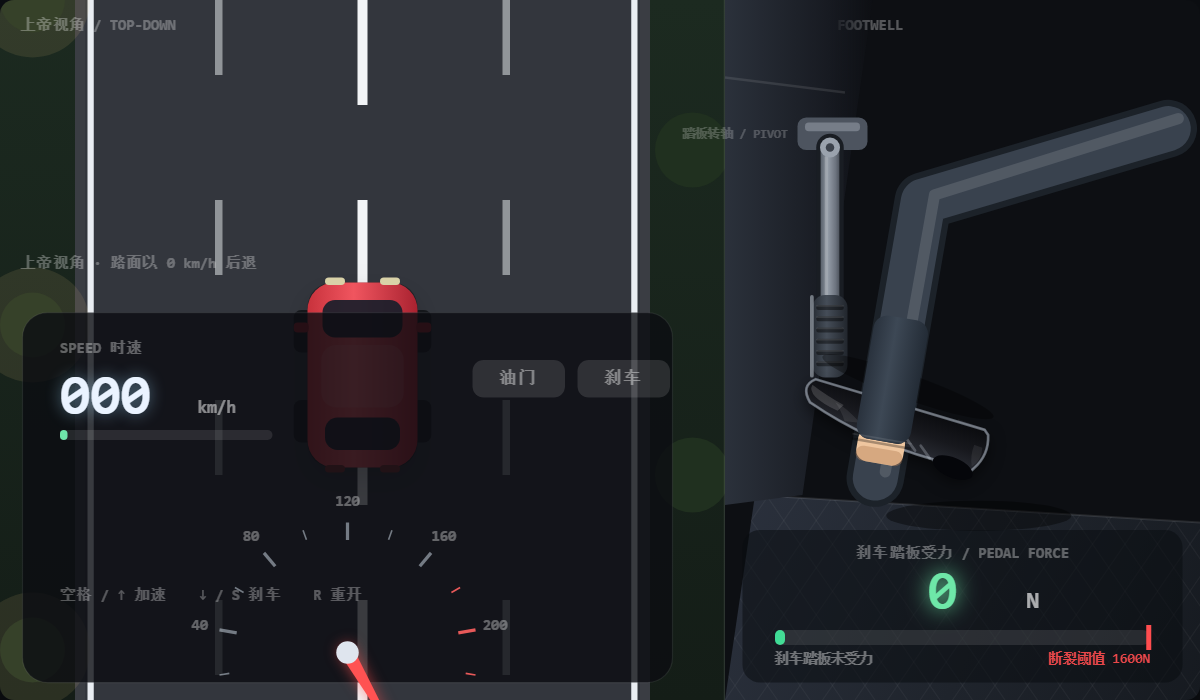
#> input picture shots/01-idle.png, 1200 x 700 px
$ python -i crop-shots.py   (imports and definitions only)
#> lines starting #> are read from the running program, lines starting #| are printed output that depends on the picture; after the words box and inside, x2 and y2 are one past the last pixel; in counts of white or black regions, pixels touching at a corner belong together
#> further down, picture is the input picture: PIL image 1200x700 RGB; mean R, G, B 34.6, 37.3, 41.7
"""把手机截图按内容自动裁边（去掉大片空白），并缩到合适宽度。"""
import sys, glob, os
from PIL import Image, ImageChops, ImageOps

BG = (13, 15, 19)          # 页面背景色 #0d0f13
THRESH = 10                # 与背景的差异阈值

def content_box(im, tol=THRESH):
    """找出与背景色不同的像素范围。"""
#> called with tol = 10
    bg = Image.new("RGB", im.size, BG)
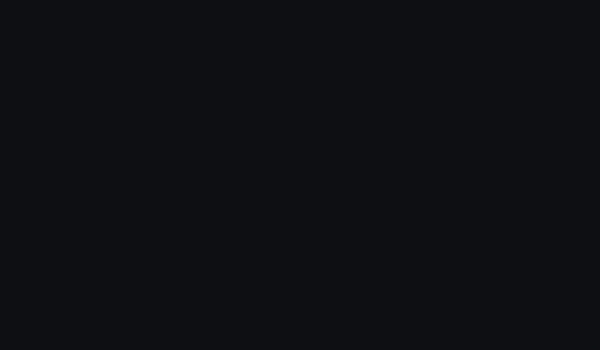
#> bg: PIL image 1200x700 RGB (shown at 1/2 size); mean R, G, B 13, 15, 19
    diff = ImageChops.difference(im.convert("RGB"), bg).convert("L")
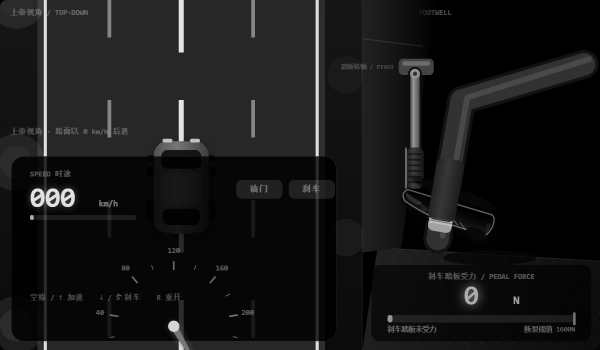
#> diff: PIL image 1200x700 L (shown at 1/2 size); min 0, max 229, mean 22.3
    mask = diff.point(lambda v: 255 if v > tol else 0)
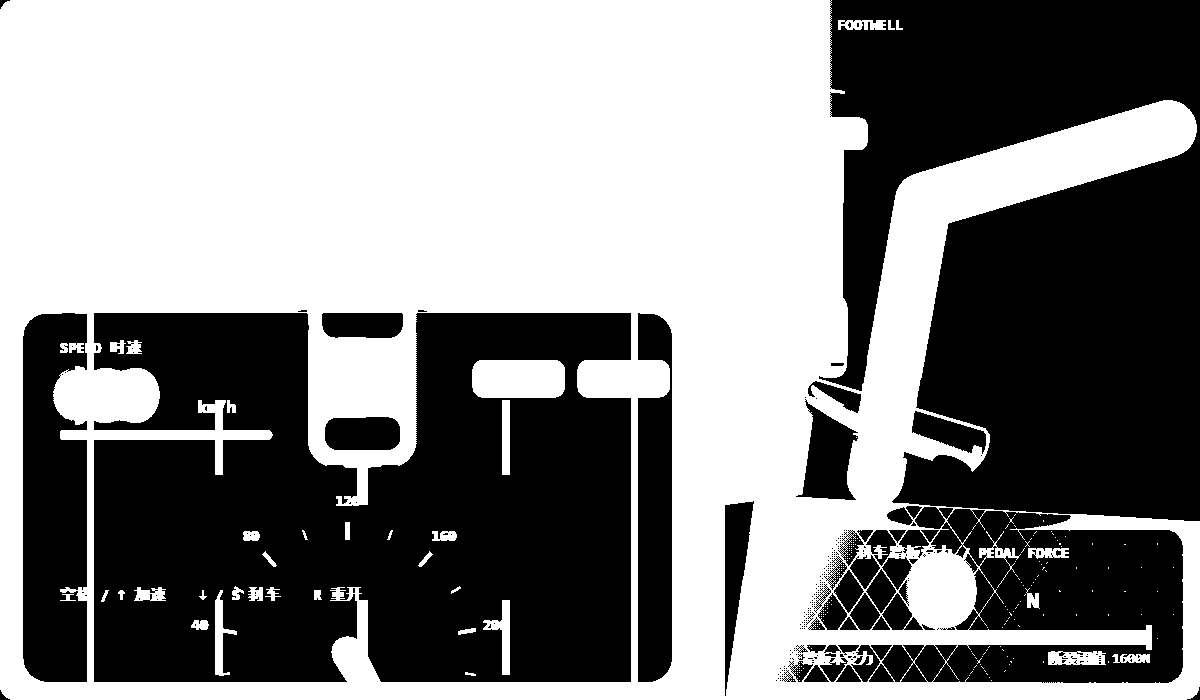
#> mask: PIL image 1200x700 L; 52.7% white; 258 black regions (206 under 20 px), largest, box (x1, y1, x2, y2) and area: (94, 313, 631, 682) 163449, (819, 0, 1200, 521) 144825, (851, 507, 1183, 683) 34087
    return mask.getbbox()

# [13 lines left out: function process, not called in this run]

# [4 lines not run here, left out]

>>> from PIL import Image
>>> picture = Image.open('../shots/01-idle.png')
>>> result = content_box(picture)
#> result = (0, 0, 1200, 700)

$ run again, on shots/05-pedal-broken.png
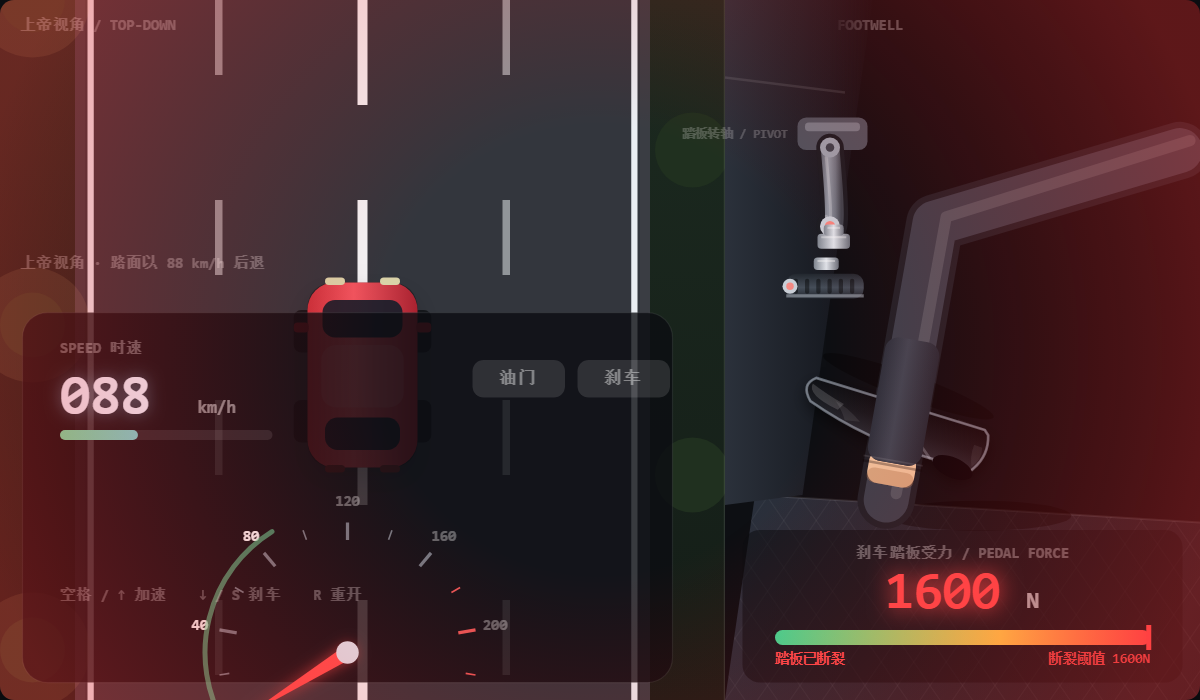
#> input picture shots/05-pedal-broken.png, 1200 x 700 px
#> picture is the input picture: PIL image 1200x700 RGB; mean R, G, B 64.6, 36.9, 40.2
#> in content_box, `diff = ImageChops.difference(im.convert("RGB"), bg).convert("L")`:
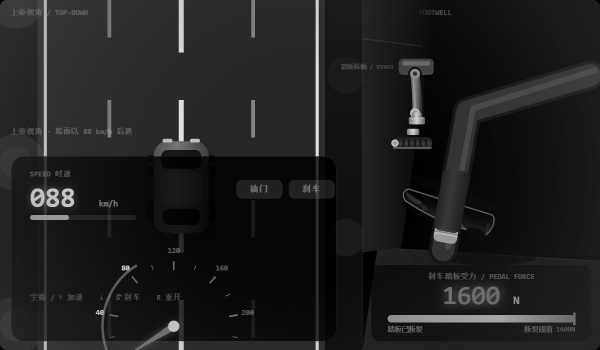
#> diff: PIL image 1200x700 L (shown at 1/2 size); min 0, max 225, mean 30.8
#> in content_box, `mask = diff.point(lambda v: 255 if v > tol else 0)`:
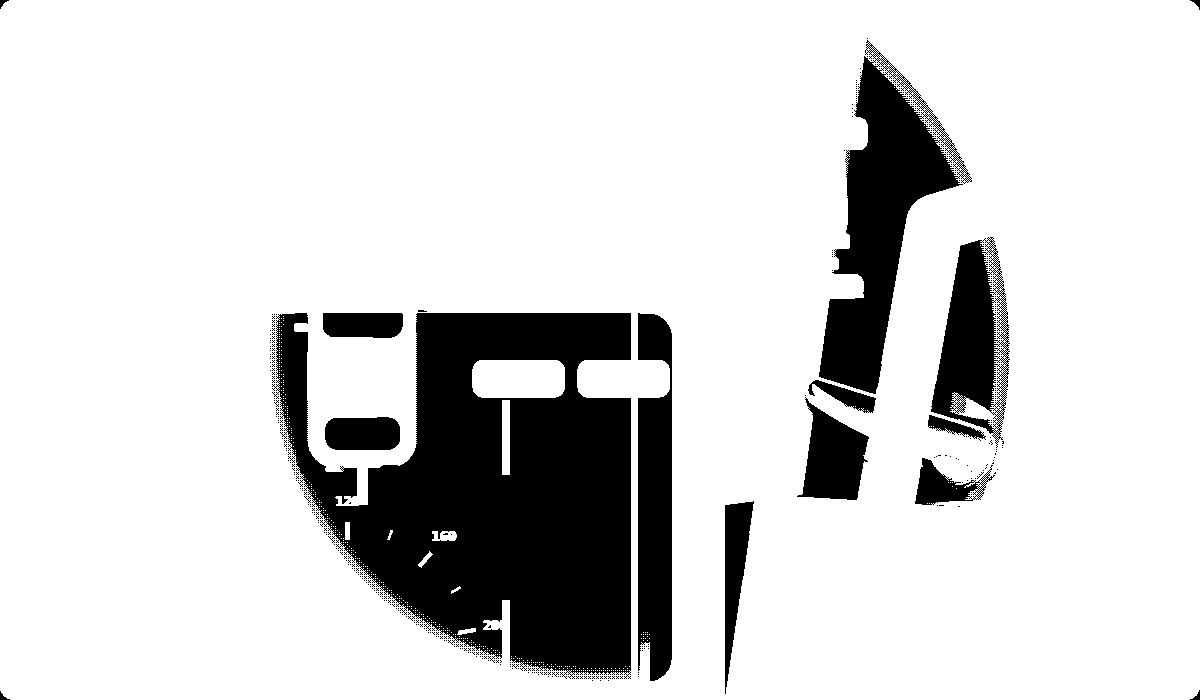
#> mask: PIL image 1200x700 L; 83.8% white; 364 black regions (349 under 20 px), largest, box (x1, y1, x2, y2) and area: (272, 313, 631, 679) 80721, (819, 40, 972, 394) 20578, (638, 313, 672, 681) 10676
#> result = (0, 0, 1200, 700)

$ run again, on shots/06-game-over.png
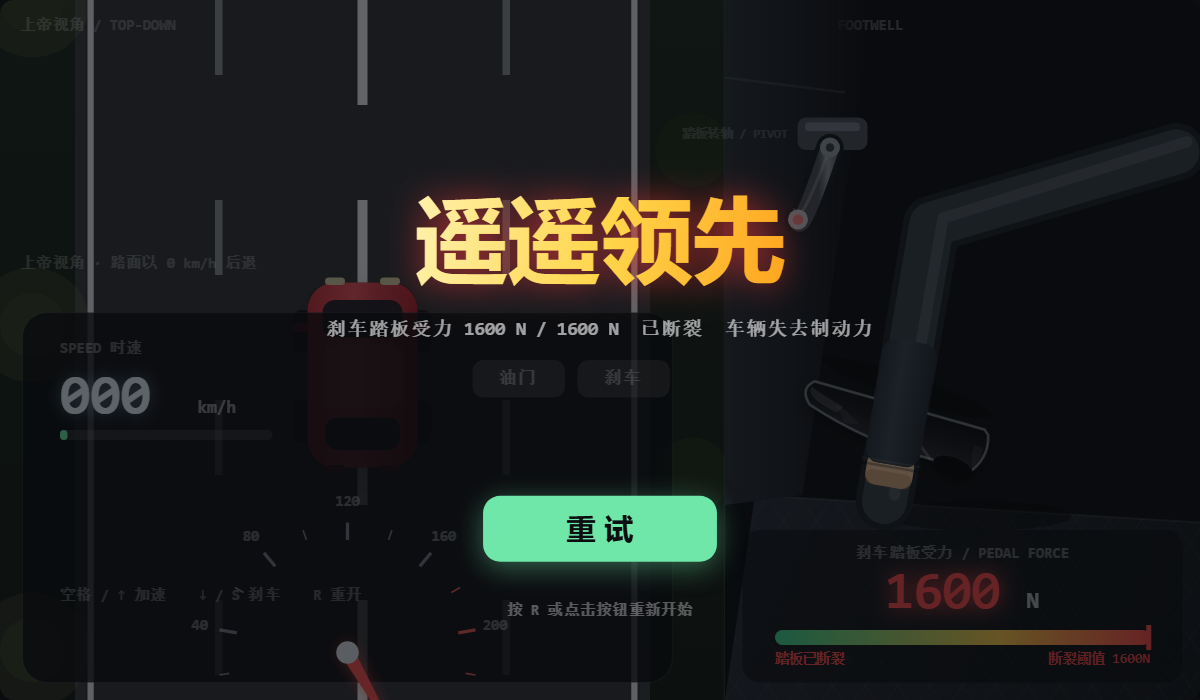
#> input picture shots/06-game-over.png, 1200 x 700 px
#> picture is the input picture: PIL image 1200x700 RGB; mean R, G, B 27.5, 28.9, 27.4
#> in content_box, `diff = ImageChops.difference(im.convert("RGB"), bg).convert("L")`:
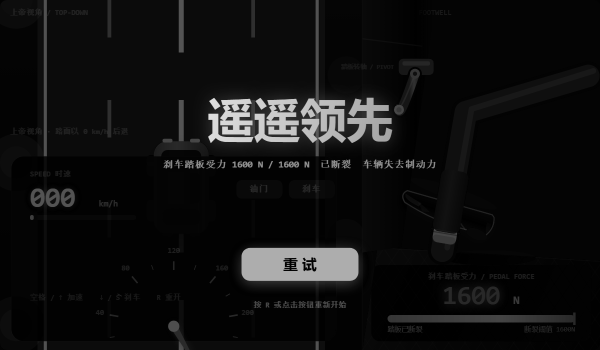
#> diff: PIL image 1200x700 L (shown at 1/2 size); min 0, max 222, mean 15.9
#> in content_box, `mask = diff.point(lambda v: 255 if v > tol else 0)`:
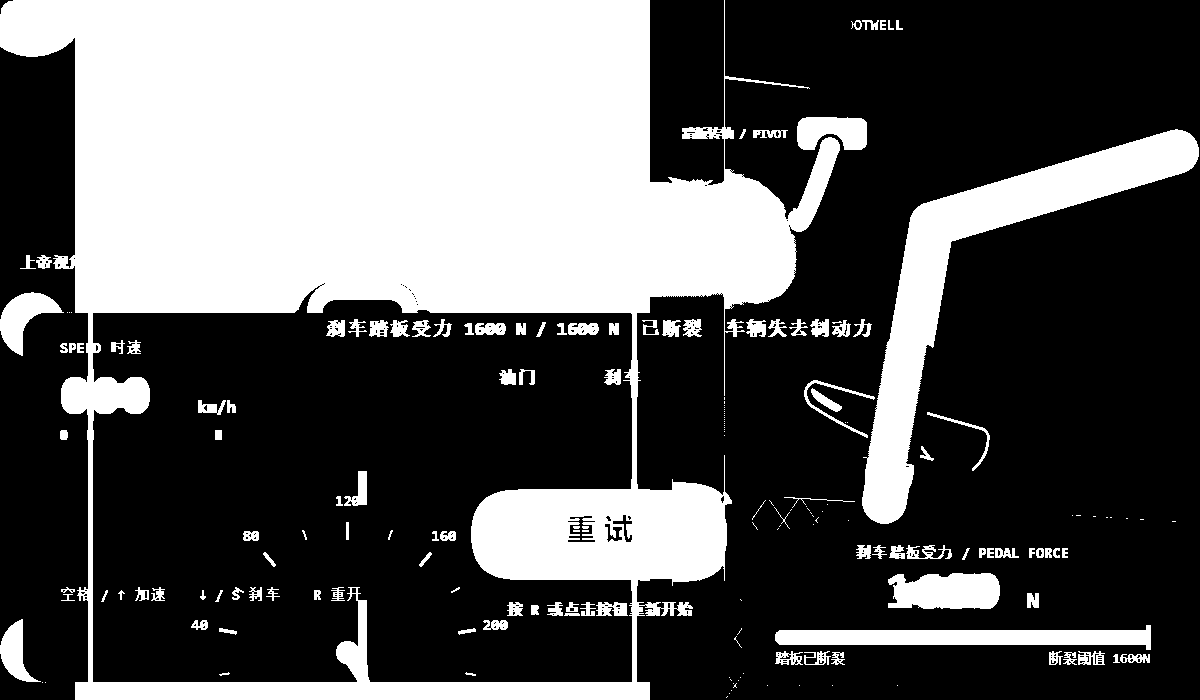
#> mask: PIL image 1200x700 L; 35.1% white; 184 white regions (68 under 20 px), largest, box (x1, y1, x2, y2) and area: (0, 0, 840, 700) 242863, (862, 129, 1199, 524) 24963, (775, 625, 1151, 650) 5671
#> result = (0, 0, 1199, 700)
